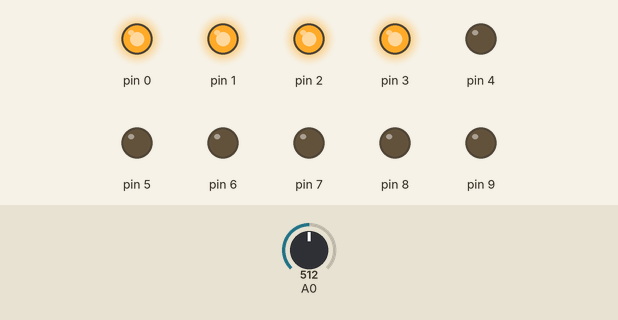
Simulated run of this sketch. Board: Arduino Uno, built with avr-gcc and run on an emulated ATmega328P. Parts: output pins drawn as LEDs (lit = HIGH). The test bench sets the inputs (shaded band); at power-on: A0 = 512. Random numbers use the default seed unless the sketch sets one.

Above: at 0.1 s.
At 27.6 s:
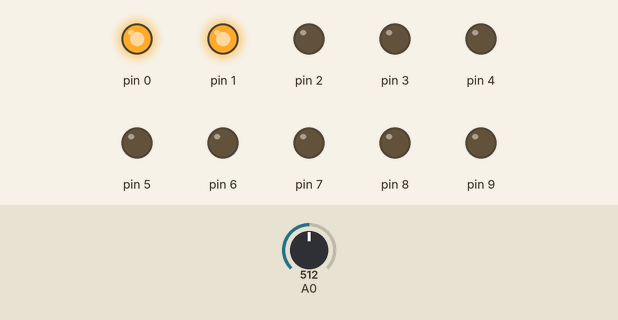
At 48.1 s:
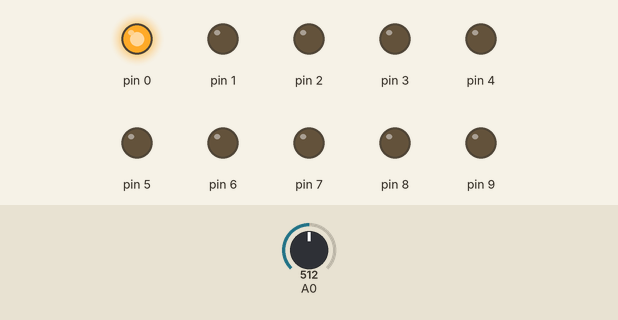
At 117.2 s:
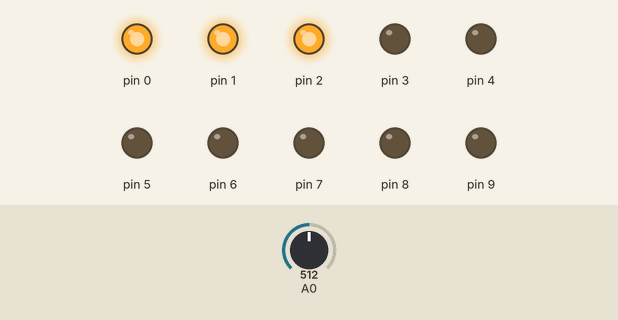
Timing chart, 0 to 118.7 s (numbered marks = the images above):
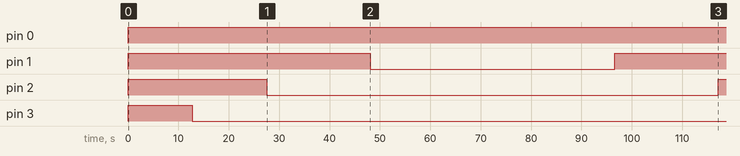

The sketch:

KeplerChild.ino
```cpp
#define I2CADDR 5 //2 will map to the first servo
                  //3 will map to the second servo, etc.
#include <math.h>
#include <Wire.h>

float eccentricity;
float semimajorAxis;
float Ra;
float Rp;
float velocity = 1.0f;
float velocity_MAX;
float velocity_MIN;

float rVals[250];

int Rindex;

unsigned long time;

boolean goingDown = false;

void setup()
{
  Wire.begin(I2CADDR);                // join i2c bus with I2CADDR
  Wire.onRequest(requestEvent); // register event
  //really random seed.
  randomSeed(analogRead(0));
  for (int i = 0; i < 100; i++){
    randomSeed(analogRead(0) * random(1024));
  }
  eccentricity = (float) 2/PI * atan((double)random(100)/100); //gets a nice distribution.
  semimajorAxis = random(50,100); //some values from 50-100.
  Ra = semimajorAxis*(1+eccentricity);
  Rp = semimajorAxis*(1-eccentricity);
  for (int i = 0; i < 250; i ++){//precompute distances from the sun and corresponding velocities
      //at 1/250 resolution -- could probably change this
    rVals[i] = map(i,0,250,Rp,Ra);

    //tVals[i] = i;
    //Serial.println(2.0f / rVals[i] - 1.0f/semimajorAxis);
    //vVals[i] = sqrt(2.0f / rVals[i]) - (1.0f/semimajorAxis);
    //Serial.print("completed ");Serial.print(i/250);Serial.println("%");
 }
 velocity_MAX = sqrt((2.0f / Rp) - (1.0f/semimajorAxis));
 velocity_MIN = sqrt((2.0f / Ra) - (1.0f/semimajorAxis));

  Rindex = random(250); //start at a random position on the orbit

  //set up output pins for display (if we're limited by pins, it would be good to use a shift register instead)
  for (int i =0; i < 10; i ++){
    pinMode(i, OUTPUT);
  }

  time = millis();
}

void loop()
{

  //we only square velocity here to accentuate the differences. realistically, you only want to use velocity.
  if (millis() - time > (5 / sq(velocity))){ //after we spend long enough at one phase, we advance to the next.
    if (Rindex <= 0 || Rindex >= (249)){ //at each end, we reverse direction.
      goingDown = !goingDown;
    }
    goingDown ? Rindex-- : Rindex++; //then we advance the Rindex.
    time = millis(); //and restart the timer for this upcoming phase.
    velocity = sqrt((2.0f / rVals[Rindex]) - (1.0f/semimajorAxis));
    float speedBar = map((int)1000*velocity,(int)1000*velocity_MIN,(int)1000*velocity_MAX,1,10);
    for (int i = 0; i < 10; i ++){
      if (i<speedBar){
        digitalWrite(i, HIGH);
      } else {
        digitalWrite(i, LOW);
      }
    }
  }

}

void requestEvent()
{
  //TODO - we reduce the servo resolution to only .1 here. Instead we need to rewrite master to handle
  // 0-255 and interp on that.
  Wire.write((byte) map(Rindex,0,250,1,100)); // respond with message of 1 byte
  // as expected by master
}
```

Measured:
- by itself, pin 0: LOW → HIGH at 0.04 s
- by itself, pin 1: LOW → HIGH at 0.04 s, → LOW 48.0 s later, → HIGH 48.6 s later
- by itself, pin 2: LOW → HIGH at 0.04 s, → LOW 27.5 s later, → HIGH 89.6 s later
- by itself, pin 3: LOW → HIGH at 0.04 s, → LOW 12.7 s later
